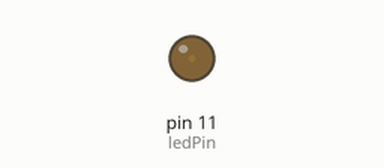
Recording of a sketch running on a simulated Arduino Uno, built with avr-gcc and run on an emulated ATmega328P. Shown: output pins drawn as LEDs (lit = HIGH).

Above: at 0.05 s.
At 1.05 s:
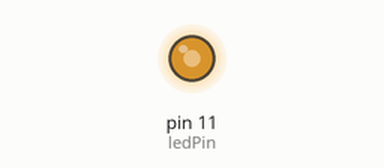
At 2.1 s:
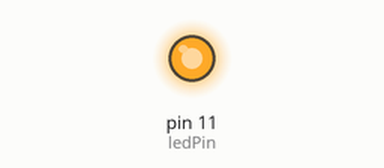
At 4.2 s:
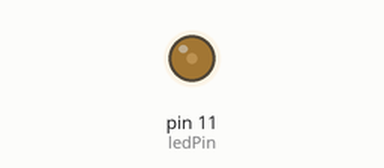
Timing chart, 0 to 5.9 s (numbered marks = the images above):
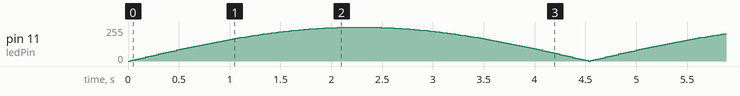

The sketch:

pulse-light.ino
```cpp
/* PULSATING LAMP
*
* This sketch teaches the ins and outs of controlling the brightness of an LED. In this sketch
* the sine function is used to make values that then are sent to a digital pin using the analogWrite()
* statement and the pins ability to use pulse-width-modulation (PWM).
*/
int ledPin = 11; // Variable for the LED pin #
float sinVal; // A floating variable to store the sine function computation
int ledVal; // In integer value that can be sent to the LED pin
void setup() {
 pinMode(ledPin, OUTPUT); // Sets the LED pin to OUTPUT
}
void loop() {
 for (int x=0; x<180; x++) {
 sinVal = (sin(x*(3.1412/180))); // converts degrees to radians
 ledVal = int(sinVal*255); // changes the value from the sign function to an integer value
 analogWrite(ledPin, ledVal); // write the value to the LED to adjust its brightness
 delay(25);
 }
}
```
